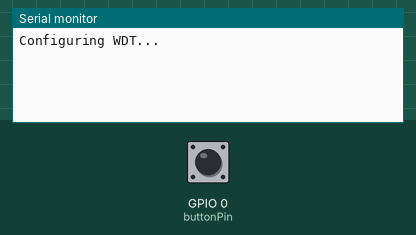
Bench run of a sketch on a simulated ESP32. Parts: the last lines printed to the serial monitor. Inputs (shaded band) come from the test bench; at power-on: GPIO 0 (buttonPin) HIGH.

Above: at 1.2 s.
1.3 s: GPIO 0 (buttonPin) pulled LOW for 0.15 s
At 2.5 s:
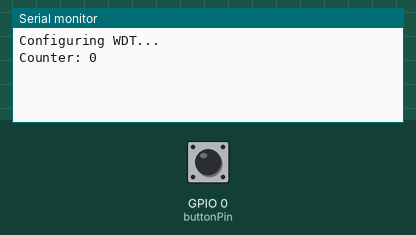
2.9 s: GPIO 0 (buttonPin) pulled LOW for 1 s
At 4.9 s:
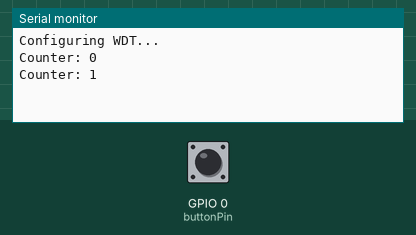
5.4 s: GPIO 0 (buttonPin) pulled LOW for 0.15 s
At 6.8 s:
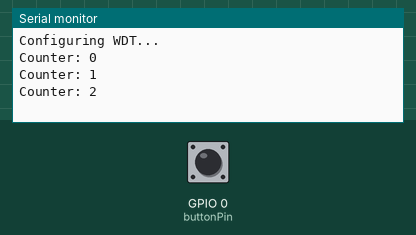

The sketch:

ButtonCounter.ino
```cpp
#include <esp_task_wdt.h>

const int buttonPin = 0;
const int wdtTimeout = 3;
int ms0, msk, total = 0;

void setup() {
  Serial.begin(115200);
  Serial.println("Configuring WDT...");
  esp_task_wdt_init(wdtTimeout, true); //enable panic so ESP32 restarts
  esp_task_wdt_add(NULL); //add current thread to WDT watch
  pinMode(buttonPin, INPUT_PULLUP);
}

void loop() {
  esp_task_wdt_reset();
  if (digitalRead(buttonPin) == LOW) {
    ms0 = millis();
    while (digitalRead(buttonPin) == LOW) {
      esp_task_wdt_reset();
    }
    msk = millis();
    if (msk - ms0 >= 10) {
      Serial.printf("Counter: %d\n", total++);
    }
  }
}
```

Measured:
- after the input at 1.3 s, the serial monitor: prints a new line after 0.15 s (image 1)
- after the input at 2.9 s, the serial monitor: prints a new line after 1.0 s (image 2)
- after the input at 5.4 s, the serial monitor: prints a new line after 0.15 s (image 3)
